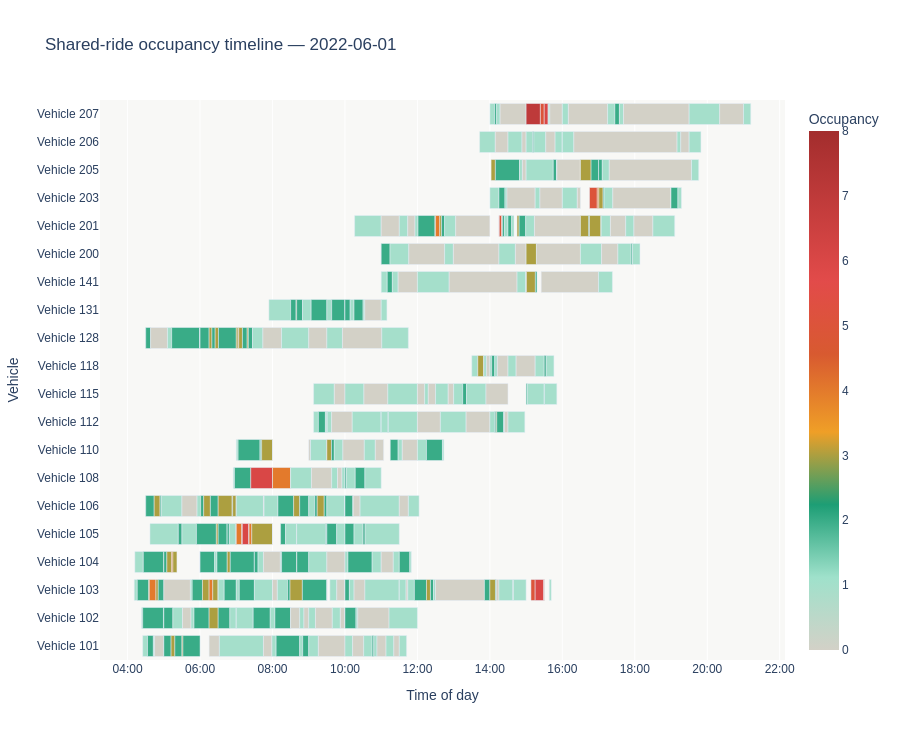

Source (notebook cell):
### Markdown cell above
## 6. Interactive Occupancy Timeline (Plotly)

### Code cell
# ── Gantt coloured by occupancy ──────────────────────────────────
gantt_data = segs_df[
    segs_df['seg_start_ts'].notna() &
    segs_df['seg_end_ts'].notna() &
    (segs_df['trip_date'].dt.date == MAP_DATE)
].copy()
gantt_data = gantt_data[gantt_data['vehicle'].isin(top_vehs)]
gantt_data['occ_label'] = gantt_data['occupancy'].apply(
    lambda x: 'Empty' if x==0 else f'{x} pax'
)
gantt_data['VehicleLabel'] = 'Vehicle ' + gantt_data['vehicle'].astype(str)
gantt_data['hover_text']   = (
    'Vehicle: ' + gantt_data['vehicle'].astype(str) + '<br>' +
    gantt_data['seg_start_time'] + ' → ' + gantt_data['seg_end_time'] + '<br>' +
    'Occupancy: ' + gantt_data['occupancy'].astype(str) + '<br>' +
    'Passengers: ' + gantt_data['passengers_on_board'].fillna('').astype(str) + '<br>' +
    'Distance: ' + gantt_data['distance_mi'].round(2).astype(str) + ' mi'
)

color_seq = ['#D3D1C7','#9FE1CB','#1D9E75','#EF9F27','#D85A30','#E24B4A','#A32D2D']

fig = px.timeline(
    gantt_data,
    x_start='seg_start_ts', x_end='seg_end_ts',
    y='VehicleLabel',
    color='occupancy',
    color_continuous_scale=[
        [0.0,  '#D3D1C7'],
        [0.14, '#9FE1CB'],
        [0.28, '#1D9E75'],
        [0.42, '#EF9F27'],
        [0.57, '#D85A30'],
        [0.71, '#E24B4A'],
        [1.0,  '#A32D2D'],
    ],
    range_color=[0, MAX_VEH_CAPACITY],
    hover_name='hover_text',
    custom_data=['passengers_on_board','purposes_on_board','distance_mi'],
    title=f'Shared-ride occupancy timeline — {MAP_DATE}',
    height=max(400, len(top_vehs) * 30 + 140)
)

fig.update_traces(
    hovertemplate='%{hovertext}<extra></extra>'
)
fig.update_layout(
    xaxis_title='Time of day',
    yaxis_title='Vehicle',
    coloraxis_colorbar=dict(title='Occupancy', tickvals=list(range(MAX_VEH_CAPACITY+1))),
    plot_bgcolor='#f8f8f6', paper_bgcolor='white',
    font_family='Arial', bargap=0.25,
    xaxis=dict(tickformat='%H:%M', showgrid=True, gridcolor='white'),
)

fig.write_html('occupancy_timeline.html')
print('✓ Saved: occupancy_timeline.html')
fig.show()

### Figure 1 — Plotly figure (JSON) as saved in the notebook; plotly's stock layout.template omitted (floating-point values rounded to 4 significant figures; data arrays with more than 128 entries replaced by an {"elided": "..."} marker saying what was removed)
{"data": [{"alignmentgroup": "True", "base": {"elided": "464 str values"}, "customdata": {"elided": "464x3 mixed values"}, "hovertemplate": "%{hovertext}<extra></extra>", "hovertext": {"elided": "464 str values"}, "legendgroup": "", "marker": {"color": {"elided": "464 int values"}, "coloraxis": "coloraxis", "pattern": {"shape": ""}}, "name": "", "offsetgroup": "", "orientation": "h", "showlegend": false, "textposition": "auto", "type": "bar", "x": {"elided": "464 float values"}, "xaxis": "x", "y": {"elided": "464 str values"}, "yaxis": "y"}], "layout": {"bargap": 0.25, "barmode": "overlay", "coloraxis": {"cmax": 8, "cmin": 0, "colorbar": {"tickvals": [0, 1, 2, 3, 4, 5, 6, 7, 8], "title": {"text": "Occupancy"}}, "colorscale": [[0, "#D3D1C7"], [0.14, "#9FE1CB"], [0.28, "#1D9E75"], [0.42, "#EF9F27"], [0.57, "#D85A30"], [0.71, "#E24B4A"], [1, "#A32D2D"]]}, "font": {"family": "Arial"}, "height": 740, "legend": {"tracegroupgap": 0}, "paper_bgcolor": "white", "plot_bgcolor": "#f8f8f6", "title": {"text": "Shared-ride occupancy timeline — 2022-06-01"}, "xaxis": {"anchor": "y", "domain": [0, 1], "gridcolor": "white", "showgrid": true, "tickformat": "%H:%M", "title": {"text": "Time of day"}, "type": "date"}, "yaxis": {"anchor": "x", "domain": [0, 1], "title": {"text": "Vehicle"}}}}
